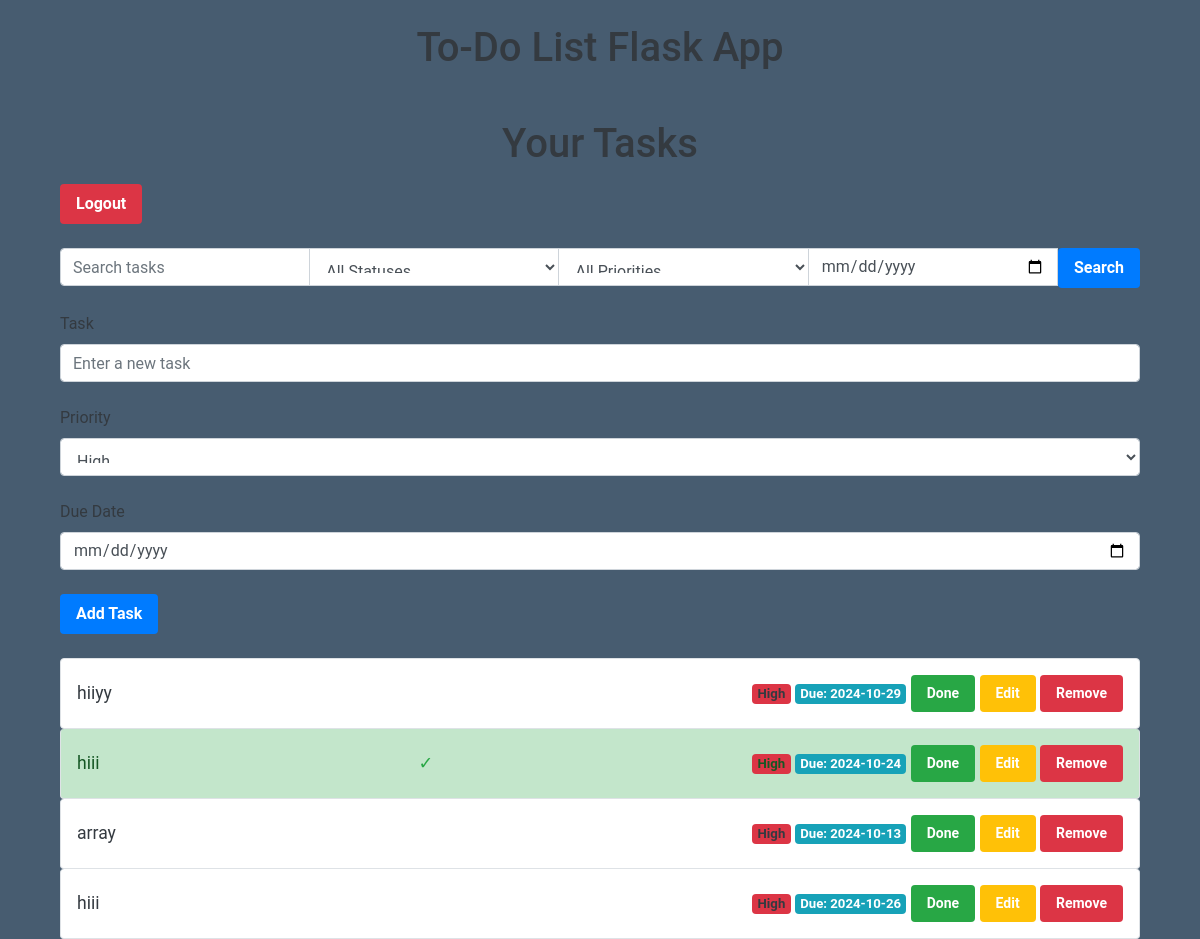
The page /tasks (signed in) on the database as committed earlier.
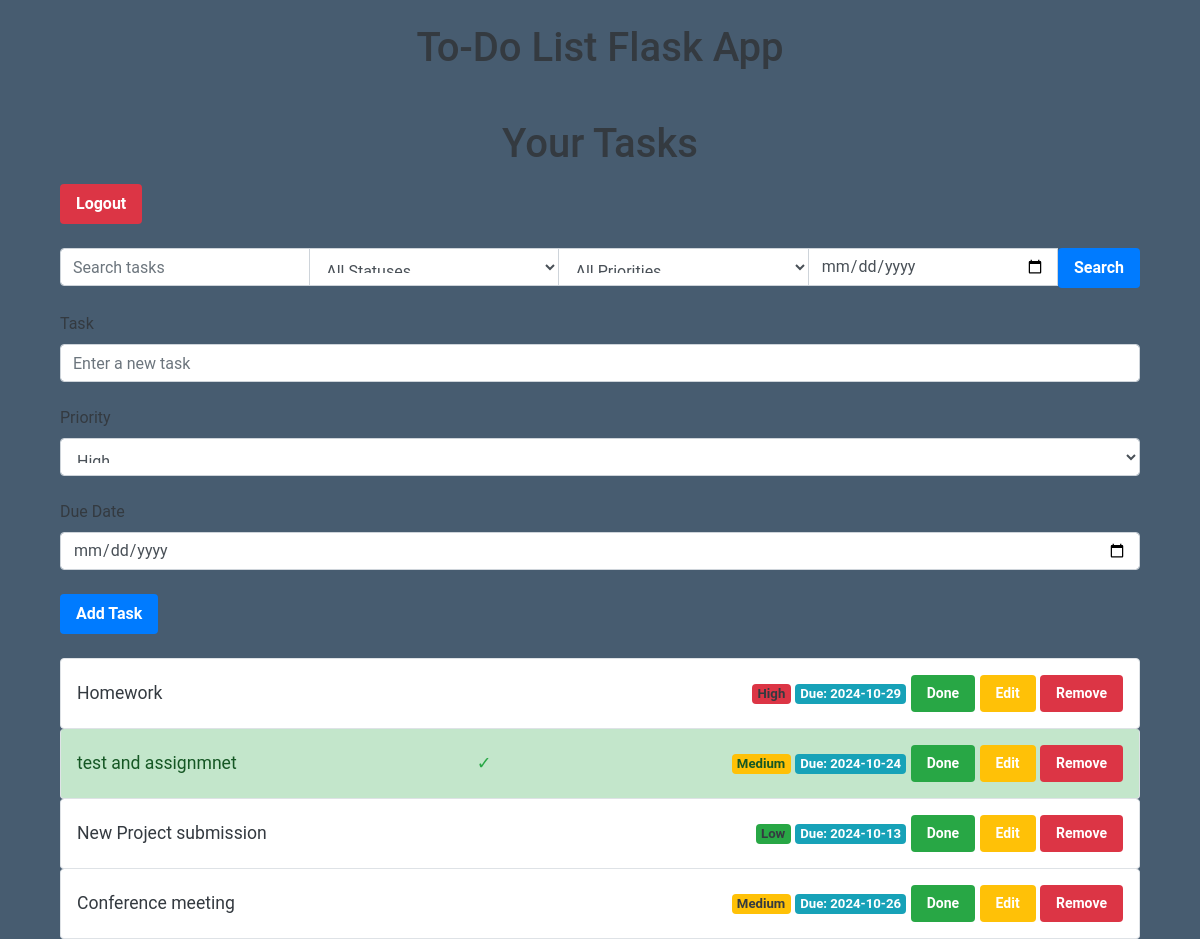
The same page on the database as committed later.
### models.py (models this page shows, shortened)
class Task(db.Model):
    __tablename__ = 'tasks'
    id = db.Column(db.Integer, primary_key=True)
    content = db.Column(db.String(200), nullable=False)
    priority = db.Column(db.String(20), nullable=False, default='Medium')
    due_date = db.Column(db.DateTime, nullable=True, default=None)
    completed = db.Column(db.Boolean, default=False)
    user_id = db.Column(db.Integer, db.ForeignKey('users.id'), nullable=False)

### app.py (the view)
@app.route('/tasks', methods=['GET', 'POST'])
@login_required
def index():
    form = TaskForm()
    tasks = Task.query.filter_by(user_id=current_user.id)
    search_query = request.args.get('search', '')
    status_filter = request.args.get('status', '')
    priority_filter = request.args.get('priority', '')
    due_date_filter = request.args.get('due_date', '')
    if search_query:
        tasks = tasks.filter(Task.content.ilike(f'%{search_query}%'))
    if status_filter:
        tasks = tasks.filter(Task.completed.is_(status_filter == 'True'))
    if priority_filter:
        tasks = tasks.filter(Task.priority == priority_filter)
    if due_date_filter:
        tasks = tasks.filter(Task.due_date == datetime.strptime(due_date_filter, '%Y-%m-%d').date())
    tasks = tasks.all()  # Execute the query to get all filtered tasks
    return render_template('index.html', tasks=tasks, form=form, datetime=datetime)

### forms.py
class TaskForm(FlaskForm):
    content = StringField('Task', validators=[DataRequired()])  # Task description
    priority = SelectField(
        'Priority',
        choices=[('High', 'High'), ('Medium', 'Medium'), ('Low', 'Low')],
        validators=[DataRequired()]
    )  # Priority dropdown with options
    due_date = DateField(  # Changed to DateField for date-only input
        'Due Date',
        default=datetime.today().date(),  # Set default to today's date
        format='%Y-%m-%d',  # Adjusted to match date format
        validators=[DataRequired()]
    )  # Field for due date input
    submit = SubmitField('Add Task')  # Button to submit the task form

### app.py (called while the page is built)
@login_manager.user_loader
def load_user(user_id):
    return User.query.get(int(user_id))

### templates/index.html (shortened to what this page needs)
{% extends "base.html" %}
{% block content %}
<div class="container mt-5">
    <h1 class="text-center">Your Tasks</h1>
    <form method="POST" action="{{ url_for('logout') }}" class="mb-4">
        <button type="submit" class="btn btn-danger">Logout</button>
    </form>
    <form method="GET" action="{{ url_for('index') }}" class="mb-4">
        <div class="input-group mb-3">
            <input type="text" class="form-control" name="search" placeholder="Search tasks" aria-label="Search tasks" value="{{ request.args.get('search', '') }}">
            <select class="form-control" name="status">
                <option value="">All Statuses</option>
            </select>
            <select class="form-control" name="priority">
                <option value="">All Priorities</option>
            </select>
            <input type="date" class="form-control" name="due_date" placeholder="Due Date" value="{{ request.args.get('due_date', '') }}">
            <button type="submit" class="btn btn-primary">Search</button>
        </div>
    </form>
    <form method="POST" action="{{ url_for('add_task') }}" class="mb-4">
        <div class="form-group">
            {{ form.content.label(class='form-label') }}
            {{ form.content(class='form-control', placeholder='Enter a new task') }}
        </div>
        <div class="form-group">
            {{ form.priority.label(class='form-label') }}
            {{ form.priority(class='form-control') }}
        </div>
        <div class="form-group">
            {{ form.due_date.label(class='form-label') }}
            {{ form.due_date(class='form-control', placeholder='Select due date', type='date', value=datetime.today().date() | tojson | safe) }}
        </div>
        {{ form.submit(class='btn btn-primary') }}
    </form>
    <ul class="list-group">
        {% for task in tasks %}
            <li class="list-group-item d-flex justify-content-between align-items-center {% if task.completed %}list-group-item-success{% endif %}">
                {% if task.completed %}
                    <span class="text-decoration-line-through">{{ task.content }}</span>
                    <span class="text-success">&#10003;</span>
                {% else %}
                    {{ task.content }}
                {% endif %}
                <div>
                    <span class="badge {% if task.priority == 'High' %}bg-danger{% elif task.priority == 'Medium' %}bg-warning{% else %}bg-success{% endif %}">
                        {{ task.priority }}
                    </span>
                    <span class="badge bg-info text-white ms-2">Due: {{ task.due_date.strftime('%Y-%m-%d') if task.due_date else 'No due date' }}</span>
                    <a href="{{ url_for('complete_task', task_id=task.id) }}" class="btn btn-success btn-sm">Done</a>
                    <a href="{{ url_for('edit_task', task_id=task.id) }}" class="btn btn-warning btn-sm">Edit</a>
                    <a href="{{ url_for('delete_task', task_id=task.id) }}" class="btn btn-danger btn-sm">Remove</a>
                </div>
            </li>
        {% else %}
            <li class="list-group-item">No tasks available.</li>
        {% endfor %}
    </ul>
</div>
{% endblock %}

### templates/base.html (shortened to what this page needs)
<!DOCTYPE html>
<html lang="en">
<head>
    <link rel="stylesheet" href="https://stackpath.bootstrapcdn.com/bootstrap/4.5.2/css/bootstrap.min.css">
    <link rel="stylesheet" href="{{ url_for('static', filename='css/style.css') }}">
</head>
<body>
    <div class="container mt-4">
        <h1 class="text-center">To-Do List Flask App</h1>
        {% block content %}
        {% endblock %}
    </div>
</body>
</html>

### static/style.css (style rules this page uses)
body { background-color: #475c70; font-family: 'Roboto', sans-serif; color: #343a40; }
h1, h2 { color: #343a40; margin-bottom: 1rem; }
.list-group-item { font-size: 1.1rem; padding: 1rem; border: 1px solid #dee2e6; transition: background-color 0.3s ease, transform 0.2s ease; border-radius: 0.25rem; }
.btn { padding: 0.5rem 1rem; border-radius: 0.25rem; transition: all 0.2s ease; border: none; color: #fff; font-weight: bold; cursor: pointer; }
.btn-primary { background-color: #007bff; border-color: #007bff; }
.btn-danger { background-color: #dc3545; border-color: #dc3545; }
.btn-warning { background-color: #ffc107; border-color: #ffc107; }
.btn-success { background-color: #28a745; border-color: #28a745; }
.form-group { margin-bottom: 1.5rem; }
.form-control { font-size: 1rem; padding: 0.75rem; border-radius: 0.25rem; border: 1px solid #ced4da; transition: border-color 0.3s ease, box-shadow 0.3s ease; }
.badge.bg-info { background-color: #17a2b8; }

Rows that differ between the two databases and show on the page:
changed Task "High": content "hiiyy" → "Homework"
changed Task: content "hiii" → "test and assignmnet"; priority "High" → "Medium"
changed Task: content "array" → "New Project submission"; priority "High" → "Low"
changed Task: content "hiii" → "Conference meeting"; priority "High" → "Medium"
